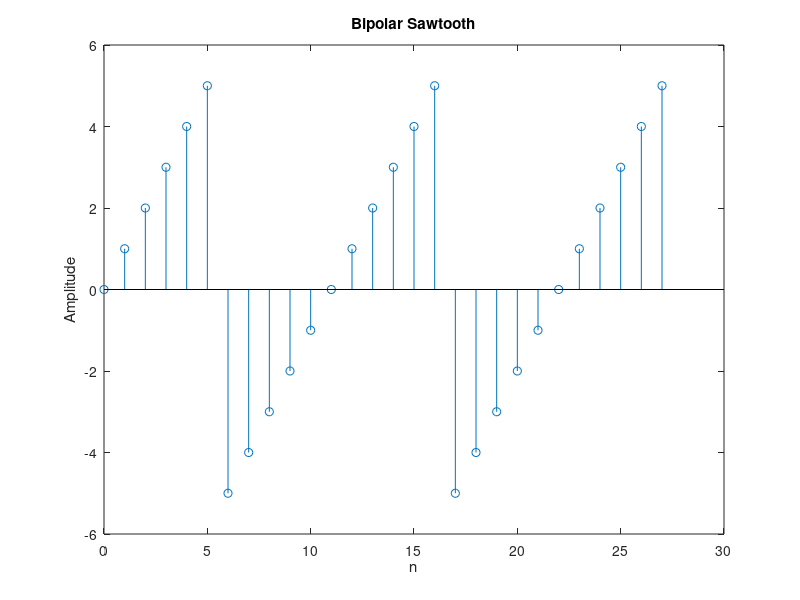

The MATLAB script that drew this image:
clc;
close all;
clear all;
c=input('Enter number of cycles');
x =[];
x1=[ones(1,5)];
x2=[ones(1,5)];

for i = 1:5
    x1(i) = (i)*x1(i);
end
for i= 1:5
    x2(i)=(i-6)*x2(i);
end
for i = 1:c
    if rem(i,2)==0
        x=horzcat(x,x2);
        
    else
        x=horzcat(x,0);
        x=horzcat(x,x1);
    end
    
end
n=[];
if rem(c,2)==0
    x=[x 0];
    n=1:1:5*(c)+floor((c+1)/2)+1;
else
    n=1:1:5*(c)+floor((c+1)/2);
end

    
stem(n-1,x);
xlabel('n');
ylabel('Amplitude');
title('Bipolar Sawtooth');
ylim([-6,6]);

